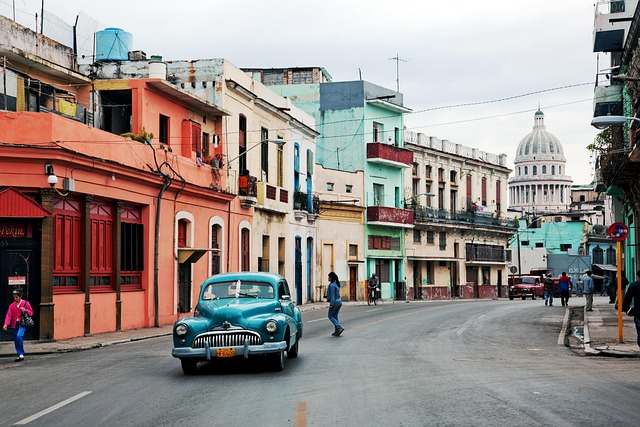
#> input picture images/cars.jpg, 640 x 427 px, found by its file name
$ python 13th_masking.py
#> lines starting #> are read from the running program, lines starting #| are printed output that depends on the picture; after the words box and inside, x2 and y2 are one past the last pixel; in counts of white or black regions, pixels touching at a corner belong together
import cv2 as cv, numpy as np

img = cv.imread('E:\OpenCV Image detections\images\cars.jpg')
#> img is the input picture: shape (427, 640, 3); mean B, G, R 136.9, 140.7, 149.5
cv.imshow('image', img)

blank = np.zeros(img.shape[:2], dtype='uint8')
cv.imshow('blank', blank)

circle = cv.circle(blank.copy(), (img.shape[1]//2 -60, img.shape[0]//2 +100), 100, (255,255,255), -1)
cv.imshow('circle', circle)
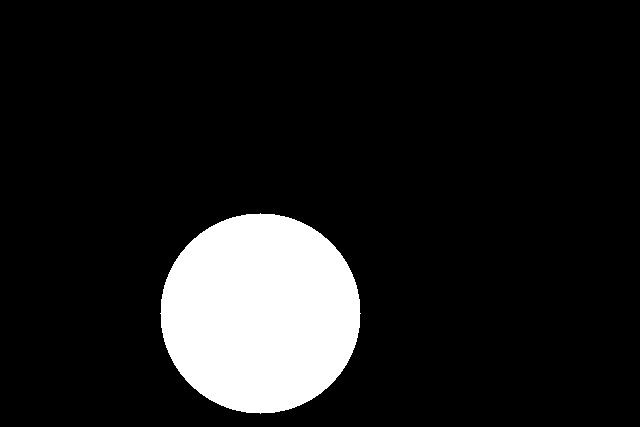
#> window 'circle': shape (427, 640); 11.5% white; 1 white region, box (x1, y1, x2, y2) and area: (160, 213, 361, 414) 31417

masked = cv.bitwise_and(img, img, mask=circle)
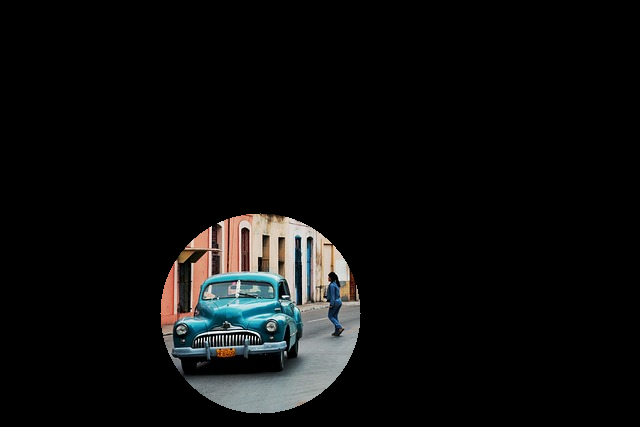
#> masked: shape (427, 640, 3); mean B, G, R 13.6, 13.9, 13.4
cv.imshow('mask', masked)

cv.waitKey(0)
